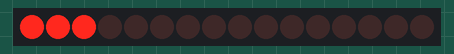
Bench run of a sketch on a simulated Arduino Uno, built with avr-gcc and run on an emulated ATmega328P. On the bench: 16 shift-register outputs drawn as a row of LEDs (first output left, lit = HIGH). Wiring (inferred from the names in the program): 2 × shift register (74HC595): data pin 2; shift clock pin 5; latch pin 4; OE pin 3. Wiring (inferred from the signals the program sends): row of LEDs: on Q0, Q1, Q2, Q3, Q4, Q5, Q6, Q7, Q8, Q9, Q10, Q11, Q12, Q13, Q14, Q15.

Above: at 0.05 s.
At 0.75 s:
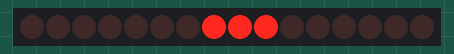
At 1.45 s:
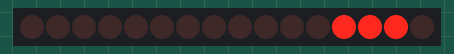
At 2.95 s:
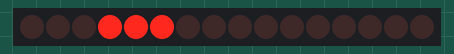
At 4.35 s:
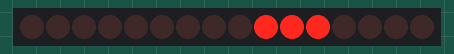
At 5.86 s:
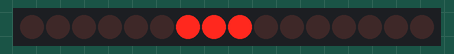
Timing chart, 0 to 6.2 s (numbered marks = the images above):
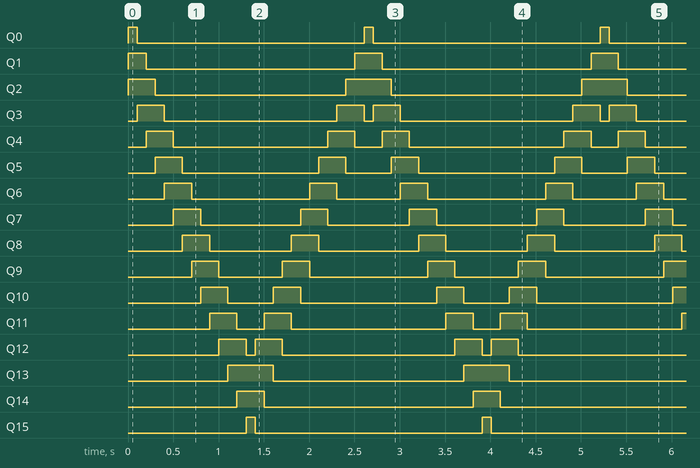

The sketch:

74HC595_Knightrider_Demo.ino
```cpp
/*******************************************************
 * FOR THIS DEMO, WE HAVE REMOVED THE JUMPER BETWEEN CLOCK AND LATCH
 *******************************************************/

// Shift register control pins
const uint8_t DATA_PIN   = 2;
const uint8_t CLOCK_PIN  = 5;
const uint8_t LATCH_PIN  = 4;
const uint8_t OUTPUT_ENABLE_PIN = 3;

// Configuration variables
const uint8_t NUM_LEDS = 16;        // Total number of LEDs
const uint8_t LEDS_ILLUMINATED = 3; // Number of adjacent LEDs to illuminate

int ledPos = 0;       // Starting position
int direction = 1;    // 1 = right, -1 = left

void setup() {
  pinMode(LATCH_PIN, OUTPUT);
  pinMode(CLOCK_PIN, OUTPUT);
  pinMode(DATA_PIN, OUTPUT);
  pinMode(OUTPUT_ENABLE_PIN, OUTPUT);

  digitalWrite(OUTPUT_ENABLE_PIN, LOW); // Enable output (active LOW)
}

void loop() {
  uint16_t pattern = 0;

  // Generate pattern with LEDS_ILLUMINATED bits set starting at ledPos
  for (int i = 0; i < LEDS_ILLUMINATED; i++) {
    int pos = ledPos + i;
    if (pos < NUM_LEDS) {
      pattern |= (1 << pos);
    }
  }

  // Extract bytes to send to the shift registers
  byte highByte = (pattern >> 8) & 0xFF;
  byte lowByte = pattern & 0xFF;

  // Send to shift registers
  digitalWrite(LATCH_PIN, LOW);
  shiftOut(DATA_PIN, CLOCK_PIN, MSBFIRST, highByte);
  shiftOut(DATA_PIN, CLOCK_PIN, MSBFIRST, lowByte);
  digitalWrite(LATCH_PIN, HIGH);

  // Update LED position
  ledPos += direction;

  // Reverse direction if we reach the ends
  if (ledPos <= 0 || ledPos >= (NUM_LEDS - LEDS_ILLUMINATED)) {
    direction = -direction;
  }

  delay(100); // Delay between frames
}
```

Measured:
- by itself, Q0, Q15: alternates HIGH for 0.10 s and LOW for 2.5 s
- by itself, Q1: repeats every 2.6 s: LOW 2.3 s, HIGH 0.30 s
- by itself, Q2: repeats every 2.6 s: LOW 2.1 s, HIGH 0.50 s
- by itself, Q3: repeats every 2.6 s: LOW 1.9 s, HIGH 0.30 s, LOW 0.10 s, HIGH 0.30 s
- by itself, Q4: repeats every 2.6 s: LOW 1.7 s, HIGH 0.30 s, LOW 0.30 s, HIGH 0.30 s
- by itself, Q5: repeats every 2.6 s: LOW 1.5 s, HIGH 0.30 s, LOW 0.50 s, HIGH 0.30 s
- by itself, Q6: repeats every 2.6 s: LOW 1.3 s, HIGH 0.30 s, LOW 0.70 s, HIGH 0.30 s
- by itself, Q7: repeats every 2.6 s: LOW 1.1 s, HIGH 0.30 s, LOW 0.90 s, HIGH 0.30 s
